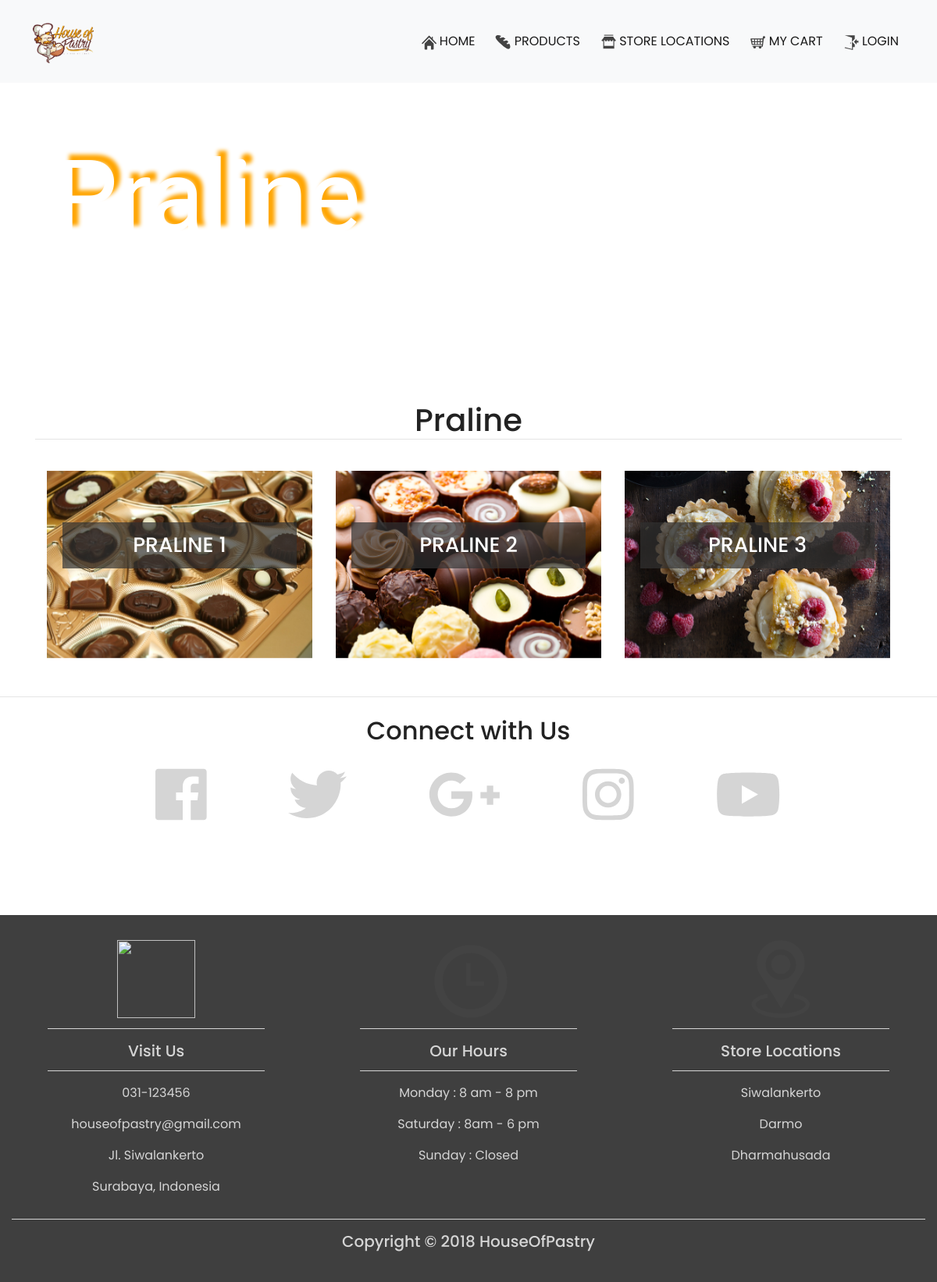
Page /produk.php?id=2 on the committed database.
### tables this page shows
CREATE TABLE `kategori` (
  `id_kategori` int(11) NOT NULL,
  `nama_kategori` varchar(100) NOT NULL,
  `foto_kategori` text NOT NULL
);

CREATE TABLE `produk` (
  `id_produk` int(11) NOT NULL,
  `nama_produk` varchar(100) NOT NULL,
  `harga_produk` int(11) NOT NULL,
  `berat_produk` varchar(100) NOT NULL,
  `foto_produk` varchar(100) NOT NULL,
  `deskripsi_produk` text NOT NULL,
  `id_kategori` int(11) NOT NULL,
  `rating` int(11) NOT NULL
);

### produk.php (the view, shortened to what this page needs)
<?php
include 'koneksi.php';
$ambil1 = $koneksi->query("SELECT * FROM produk join kategori on produk.id_kategori=kategori.id_kategori where produk.id_kategori = $_GET[id]");
$title = $ambil1->fetch_assoc();
?>
<!DOCTYPE html>
<html>
<head>
	<link rel="stylesheet" href="https://maxcdn.bootstrapcdn.com/bootstrap/4.0.0/css/bootstrap.min.css">
	<link href="produk1.css" rel="stylesheet">
	<link href="//netdna.bootstrapcdn.com/font-awesome/4.0.0/css/font-awesome.css" rel="stylesheet">
</head>
<body>
	<?php
	require ('navbar_pelanggan.php');
	?>
	<figure>
	</figure>
	<section class="konten">
		<div class="container">
			<br>
			<h1 style="text-align: center; margin-bottom: -40px;"> <?php echo $title['nama_kategori']?> </h1>
			<br>
			<hr>
			<div class="container-fluid">
				<br>
				<div class="row">
					<?php $ambil = $koneksi->query("SELECT * FROM produk join kategori on produk.id_kategori=kategori.id_kategori where produk.id_kategori = $_GET[id]");?>
					<?php while($perproduk = $ambil->fetch_assoc()) { ?>
						<div class="col-md-4" style="padding-bottom: 25px;">
							<div class="hovereffect">
								<img class="img-responsive" src="foto_produk/<?php echo $perproduk['foto_produk']; ?>">
								<div class="overlay">
									<p>
										<h2 style="font-size: 20pt; background-color: rgba(50,50,50,0.7);"> <?php echo $perproduk['nama_produk']; ?> </h2>
									</p>
								</div>
							</div>
						</div>
				<?php } ?>
			</div>
		</div>
	</section>
	<hr class="my-4">
	<div class="container-fluid padding">
		<div class="row text-center padding">
			<div class="col-12">
				<h2> Connect with Us </h2>
			</div>
			<div class="col-12 social padding">
				<a href="http://www.facebook.com"><i class="fab fa-facebook"> </i></a>
				<a href="http://www.twitter.com"><i class="fab fa-twitter"> </i></a>
				<a href="http://www.googleplus.com"><i class="fab fa-google-plus-g"> </i></a>
				<a href="http://www.instagram.com"><i class="fab fa-instagram"> </i></a>
				<a href="http://www.youtube.com"><i class="fab fa-youtube"> </i></a>
			</div>
		</div>
	</div>
	<footer>
		<div class="container-fluid padding">
			<div class="row text-center">
				<div class="col-md-4">
					<img src="icon/svg/si-glyph-cup-cake.svg">
					<hr class="light">
					<h5> Visit Us </h5>
					<hr class="light">
					<p> 031-123456 </p>
					<p> houseofpastry@gmail.com </p>
					<p> Jl. Siwalankerto </p>
					<p> Surabaya, Indonesia </p>
				</div>
				<div class="col-md-4">
					<img src="icon/svg/si-glyph-clock.svg">
					<hr class="light">
					<h5> Our Hours </h5>
					<hr class="light">
					<p> Monday : 8 am - 8 pm </p>
					<p> Saturday : 8am - 6 pm </p>
					<p> Sunday : Closed </p>
				</div>
				<div class="col-md-4">
					<img src="icon/svg/si-glyph-pin-location-2.svg">
					<hr class="light">
					<h5> Store Locations </h5>
					<hr class="light">
					<p> Siwalankerto </p>
					<p> Darmo </p>
					<p> Dharmahusada </p>
				</div>
				<div class="col-12">
					<hr class="light-100">
					<h5> Copyright &copy 2018 HouseOfPastry</h5>
				</div>
			</div>
		</div>
	</footer>
</body>
</html>

### produk1.css (style rules this page uses)
html,body { height: 100%; width: 100%; font-family: 'Poppins', sans-serif; color: #222; }
.padding { padding-bottom: 32px; }
.social a { font-size: 75px; padding: 50px; }
.fa-facebook, .fa-twitter, .fa-google-plus-g, .fa-instagram, .fa-youtube { color: #d5d5d5; }
footer { background-color: #3f3f3f; color: #d5d5d5; padding-top: 32px; }
footer img { width: 100px; height: 100px; }
hr.light { border-top: 1px solid #d5d5d5; width: 75%; margin-top: 13px; margin-bottom: 16px; }
hr.light-100 { border-top: 1px solid #d5d5d5; width: 100%; margin-top: 13px; margin-bottom: 16px; }
figure { position: relative; width: 100%; height: 80%; margin-bottom: -150px; }
.hovereffect { width: 100%; height: 100%; float: left; overflow: hidden; position: relative; text-align: center; cursor: default; background: white; }
.hovereffect .overlay { width: 100%; height: 100%; position: absolute; overflow: hidden; top: 0; left: 0; padding: 50px 20px; }
.hovereffect img { display: block; position: relative; max-width: none; width: calc(100% + 20px); -webkit-transition: opacity 0.35s, -webkit-transform 0.35s; transition: opacity 0.35s, transform 0.35s; -webkit-transform: translate3d(-10px,0,0); transform: translate3d(-10px,0,0); -webkit-backface-visibility: hidden; backface-visibility: hidden; }
.hovereffect h2 { text-transform: uppercase; color: #fff; text-align: center; position: relative; font-size: 17px; overflow: hidden; padding: 0.5em 0; background-color: transparent; }
.hovereffect h2:after { position: absolute; bottom: 0; left: 0; width: 100%; height: 2px; background: #fff; content: ''; -webkit-transition: -webkit-transform 0.35s; transition: transform 0.35s; -webkit-transform: translate3d(-100%,0,0); transform: translate3d(-100%,0,0); }
.hovereffect a, .hovereffect p { color: #FFF; opacity: 0; filter: alpha(opacity=0); -webkit-transition: opacity 0.35s, -webkit-transform 0.35s; transition: opacity 0.35s, transform 0.35s; -webkit-transform: translate3d(100%,0,0); transform: translate3d(100%,0,0); }

### rows in the picture
kategori: nama_kategori "Praline"
produk: foto_produk (picture), nama_produk "PRALINE 1"
produk: foto_produk (picture), nama_produk "PRALINE 2"
produk: foto_produk (picture), nama_produk "PRALINE 3"
